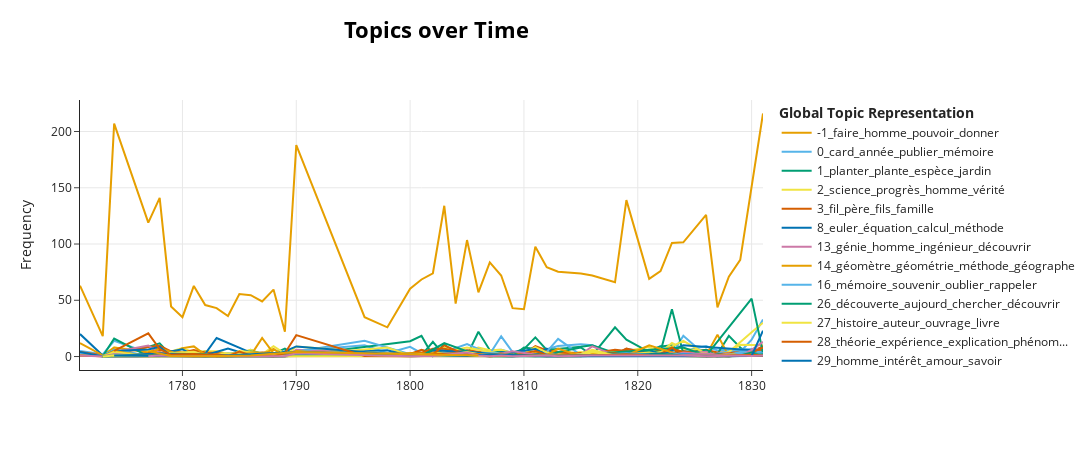

This figure's notebook cell:
### Code cell
#Normalized by number of eulogies

model.visualize_topics_over_time(topics_over_time_norm)
